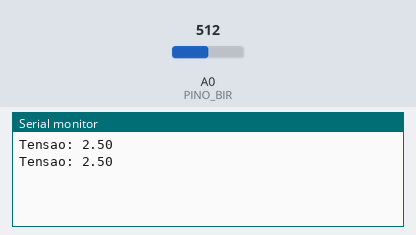
A sketch run on a simulated Arduino Uno, built with avr-gcc and run on an emulated ATmega328P. Shown: the last lines printed to the serial monitor. The inputs (shaded band) are chosen by the test bench; at power-on: A0 (PINO_BIR) = 512.

Above: at 1.8 s.
1.9 s: A0 (PINO_BIR) set to 716
At 2.8 s:
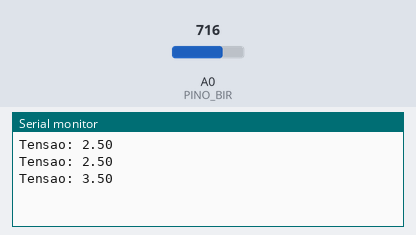
3.4 s: A0 (PINO_BIR) set to 900
At 4.8 s:
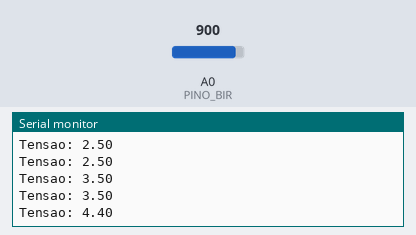
Timing chart, 0 to 6.4 s (numbered marks = the images above; inputs shaded):
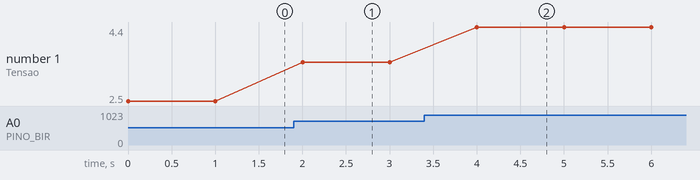

The sketch:

arquivo_teste_Biruta.ino
```cpp
void setup() {
  Serial.begin(9600);


}

void loop() {
  float Tensao;
  String DirecaoVento;
  int PINO_BIR = A0;

  Tensao = analogRead(PINO_BIR)*(5.0/1023.0);
//  if (Tensao <= 0.28){
//    DirecaoVento = "Noroeste (NO)";   //NO
//  }else if (Tensao <= 0.30){
//    DirecaoVento = "Oeste (O)";       //O
//  }else if (Tensao <= 0.36){
//    DirecaoVento = "Sudoeste (SO)";   //SO
//  }else if (Tensao <= 0.43){
//    DirecaoVento = "Sul (S)";         //S
//  }else if (Tensao <= 0.51){
//    DirecaoVento = "Sudeste (SE)";    //SE
//  }else if (Tensao <= 0.68){
//    DirecaoVento = "Leste (E)";       //E
//  }else if (Tensao <= 0.94){
//    DirecaoVento = "Nordeste (NE)";   //NE
//  }else{
//    DirecaoVento = "Norte (N)";       //N
//  };

  Serial.print("Tensao: ");
  Serial.println(Tensao);

  delay(1000);

}
```

Measured:
- after the input at 1.9 s, the serial monitor: prints a new line after 0.10 s (image 1)
- after the input at 3.4 s, the serial monitor: prints a new line after 0.60 s (image 2)
- plotted number 1: 2.5 → 3.5 after the input at 1.9 s, 3.5 → 4.4 after the input at 3.4 s
